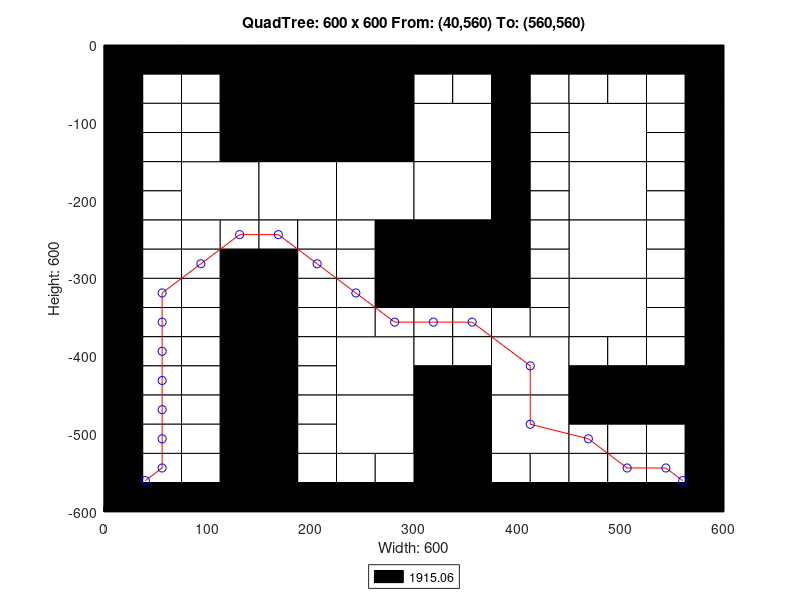

The MATLAB script that drew this image:
axis([0 600 -600 0]);
title('QuadTree: 600 x 600 From: (40,560) To: (560,560)');
xlabel('Width: 600');
ylabel('Height: 600');
rectangle('Position',[150 -150 150 150], 'FaceColor',[0 0 0]);
rectangle('Position',[75 -225 75 75], 'FaceColor',[1 1 1]);
rectangle('Position',[150 -225 75 75], 'FaceColor',[1 1 1]);
rectangle('Position',[225 -225 75 75], 'FaceColor',[1 1 1]);
rectangle('Position',[300 -150 75 75], 'FaceColor',[1 1 1]);
rectangle('Position',[450 -150 75 75], 'FaceColor',[1 1 1]);
rectangle('Position',[300 -225 75 75], 'FaceColor',[1 1 1]);
rectangle('Position',[300 -300 75 75], 'FaceColor',[0 0 0]);
rectangle('Position',[450 -225 75 75], 'FaceColor',[1 1 1]);
rectangle('Position',[450 -300 75 75], 'FaceColor',[1 1 1]);
rectangle('Position',[225 -450 75 75], 'FaceColor',[1 1 1]);
rectangle('Position',[225 -525 75 75], 'FaceColor',[1 1 1]);
rectangle('Position',[375 -450 75 75], 'FaceColor',[1 1 1]);
rectangle('Position',[450 -375 75 75], 'FaceColor',[1 1 1]);
rectangle('Position',[300 -525 75 75], 'FaceColor',[0 0 0]);
rectangle('Position',[375 -525 75 75], 'FaceColor',[1 1 1]);
rectangle('Position',[300 -600 75 75], 'FaceColor',[0 0 0]);
rectangle('Position',[0 -37.5 37.5 37.5], 'FaceColor',[0 0 0]);
rectangle('Position',[37.5 -37.5 37.5 37.5], 'FaceColor',[0 0 0]);
rectangle('Position',[0 -75 37.5 37.5], 'FaceColor',[0 0 0]);
rectangle('Position',[37.5 -75 37.5 37.5], 'FaceColor',[1 1 1]);
rectangle('Position',[75 -37.5 37.5 37.5], 'FaceColor',[0 0 0]);
rectangle('Position',[112.5 -37.5 37.5 37.5], 'FaceColor',[0 0 0]);
rectangle('Position',[75 -75 37.5 37.5], 'FaceColor',[1 1 1]);
rectangle('Position',[112.5 -75 37.5 37.5], 'FaceColor',[0 0 0]);
rectangle('Position',[0 -112.5 37.5 37.5], 'FaceColor',[0 0 0]);
rectangle('Position',[37.5 -112.5 37.5 37.5], 'FaceColor',[1 1 1]);
rectangle('Position',[0 -150 37.5 37.5], 'FaceColor',[0 0 0]);
rectangle('Position',[37.5 -150 37.5 37.5], 'FaceColor',[1 1 1]);
rectangle('Position',[75 -112.5 37.5 37.5], 'FaceColor',[1 1 1]);
rectangle('Position',[112.5 -112.5 37.5 37.5], 'FaceColor',[0 0 0]);
rectangle('Position',[75 -150 37.5 37.5], 'FaceColor',[1 1 1]);
rectangle('Position',[112.5 -150 37.5 37.5], 'FaceColor',[0 0 0]);
rectangle('Position',[0 -187.5 37.5 37.5], 'FaceColor',[0 0 0]);
rectangle('Position',[37.5 -187.5 37.5 37.5], 'FaceColor',[1 1 1]);
rectangle('Position',[0 -225 37.5 37.5], 'FaceColor',[0 0 0]);
rectangle('Position',[37.5 -225 37.5 37.5], 'FaceColor',[1 1 1]);
rectangle('Position',[0 -262.5 37.5 37.5], 'FaceColor',[0 0 0]);
rectangle('Position',[37.5 -262.5 37.5 37.5], 'FaceColor',[1 1 1]);
rectangle('Position',[0 -300 37.5 37.5], 'FaceColor',[0 0 0]);
rectangle('Position',[37.5 -300 37.5 37.5], 'FaceColor',[1 1 1]);
rectangle('Position',[75 -262.5 37.5 37.5], 'FaceColor',[1 1 1]);
rectangle('Position',[112.5 -262.5 37.5 37.5], 'FaceColor',[1 1 1]);
rectangle('Position',[75 -300 37.5 37.5], 'FaceColor',[1 1 1]);
rectangle('Position',[112.5 -300 37.5 37.5], 'FaceColor',[0 0 0]);
rectangle('Position',[150 -262.5 37.5 37.5], 'FaceColor',[1 1 1]);
rectangle('Position',[187.5 -262.5 37.5 37.5], 'FaceColor',[1 1 1]);
rectangle('Position',[150 -300 37.5 37.5], 'FaceColor',[0 0 0]);
rectangle('Position',[187.5 -300 37.5 37.5], 'FaceColor',[1 1 1]);
rectangle('Position',[225 -262.5 37.5 37.5], 'FaceColor',[1 1 1]);
rectangle('Position',[262.5 -262.5 37.5 37.5], 'FaceColor',[0 0 0]);
rectangle('Position',[225 -300 37.5 37.5], 'FaceColor',[1 1 1]);
rectangle('Position',[262.5 -300 37.5 37.5], 'FaceColor',[0 0 0]);
rectangle('Position',[300 -37.5 37.5 37.5], 'FaceColor',[0 0 0]);
rectangle('Position',[337.5 -37.5 37.5 37.5], 'FaceColor',[0 0 0]);
rectangle('Position',[300 -75 37.5 37.5], 'FaceColor',[1 1 1]);
rectangle('Position',[337.5 -75 37.5 37.5], 'FaceColor',[1 1 1]);
rectangle('Position',[375 -37.5 37.5 37.5], 'FaceColor',[0 0 0]);
rectangle('Position',[412.5 -37.5 37.5 37.5], 'FaceColor',[0 0 0]);
rectangle('Position',[375 -75 37.5 37.5], 'FaceColor',[0 0 0]);
rectangle('Position',[412.5 -75 37.5 37.5], 'FaceColor',[1 1 1]);
rectangle('Position',[375 -112.5 37.5 37.5], 'FaceColor',[0 0 0]);
rectangle('Position',[412.5 -112.5 37.5 37.5], 'FaceColor',[1 1 1]);
rectangle('Position',[375 -150 37.5 37.5], 'FaceColor',[0 0 0]);
rectangle('Position',[412.5 -150 37.5 37.5], 'FaceColor',[1 1 1]);
rectangle('Position',[450 -37.5 37.5 37.5], 'FaceColor',[0 0 0]);
rectangle('Position',[487.5 -37.5 37.5 37.5], 'FaceColor',[0 0 0]);
rectangle('Position',[450 -75 37.5 37.5], 'FaceColor',[1 1 1]);
rectangle('Position',[487.5 -75 37.5 37.5], 'FaceColor',[1 1 1]);
rectangle('Position',[525 -37.5 37.5 37.5], 'FaceColor',[0 0 0]);
rectangle('Position',[562.5 -37.5 37.5 37.5], 'FaceColor',[0 0 0]);
rectangle('Position',[525 -75 37.5 37.5], 'FaceColor',[1 1 1]);
rectangle('Position',[562.5 -75 37.5 37.5], 'FaceColor',[0 0 0]);
rectangle('Position',[525 -112.5 37.5 37.5], 'FaceColor',[1 1 1]);
rectangle('Position',[562.5 -112.5 37.5 37.5], 'FaceColor',[0 0 0]);
rectangle('Position',[525 -150 37.5 37.5], 'FaceColor',[1 1 1]);
rectangle('Position',[562.5 -150 37.5 37.5], 'FaceColor',[0 0 0]);
rectangle('Position',[375 -187.5 37.5 37.5], 'FaceColor',[0 0 0]);
rectangle('Position',[412.5 -187.5 37.5 37.5], 'FaceColor',[1 1 1]);
rectangle('Position',[375 -225 37.5 37.5], 'FaceColor',[0 0 0]);
rectangle('Position',[412.5 -225 37.5 37.5], 'FaceColor',[1 1 1]);
rectangle('Position',[375 -262.5 37.5 37.5], 'FaceColor',[0 0 0]);
rectangle('Position',[412.5 -262.5 37.5 37.5], 'FaceColor',[1 1 1]);
rectangle('Position',[375 -300 37.5 37.5], 'FaceColor',[0 0 0]);
rectangle('Position',[412.5 -300 37.5 37.5], 'FaceColor',[1 1 1]);
rectangle('Position',[525 -187.5 37.5 37.5], 'FaceColor',[1 1 1]);
rectangle('Position',[562.5 -187.5 37.5 37.5], 'FaceColor',[0 0 0]);
rectangle('Position',[525 -225 37.5 37.5], 'FaceColor',[1 1 1]);
rectangle('Position',[562.5 -225 37.5 37.5], 'FaceColor',[0 0 0]);
rectangle('Position',[525 -262.5 37.5 37.5], 'FaceColor',[1 1 1]);
rectangle('Position',[562.5 -262.5 37.5 37.5], 'FaceColor',[0 0 0]);
rectangle('Position',[525 -300 37.5 37.5], 'FaceColor',[1 1 1]);
rectangle('Position',[562.5 -300 37.5 37.5], 'FaceColor',[0 0 0]);
rectangle('Position',[0 -337.5 37.5 37.5], 'FaceColor',[0 0 0]);
rectangle('Position',[37.5 -337.5 37.5 37.5], 'FaceColor',[1 1 1]);
rectangle('Position',[0 -375 37.5 37.5], 'FaceColor',[0 0 0]);
rectangle('Position',[37.5 -375 37.5 37.5], 'FaceColor',[1 1 1]);
rectangle('Position',[75 -337.5 37.5 37.5], 'FaceColor',[1 1 1]);
rectangle('Position',[112.5 -337.5 37.5 37.5], 'FaceColor',[0 0 0]);
rectangle('Position',[75 -375 37.5 37.5], 'FaceColor',[1 1 1]);
rectangle('Position',[112.5 -375 37.5 37.5], 'FaceColor',[0 0 0]);
rectangle('Position',[0 -412.5 37.5 37.5], 'FaceColor',[0 0 0]);
rectangle('Position',[37.5 -412.5 37.5 37.5], 'FaceColor',[1 1 1]);
rectangle('Position',[0 -450 37.5 37.5], 'FaceColor',[0 0 0]);
rectangle('Position',[37.5 -450 37.5 37.5], 'FaceColor',[1 1 1]);
rectangle('Position',[75 -412.5 37.5 37.5], 'FaceColor',[1 1 1]);
rectangle('Position',[112.5 -412.5 37.5 37.5], 'FaceColor',[0 0 0]);
rectangle('Position',[75 -450 37.5 37.5], 'FaceColor',[1 1 1]);
rectangle('Position',[112.5 -450 37.5 37.5], 'FaceColor',[0 0 0]);
rectangle('Position',[150 -337.5 37.5 37.5], 'FaceColor',[0 0 0]);
rectangle('Position',[187.5 -337.5 37.5 37.5], 'FaceColor',[1 1 1]);
rectangle('Position',[150 -375 37.5 37.5], 'FaceColor',[0 0 0]);
rectangle('Position',[187.5 -375 37.5 37.5], 'FaceColor',[1 1 1]);
rectangle('Position',[225 -337.5 37.5 37.5], 'FaceColor',[1 1 1]);
rectangle('Position',[262.5 -337.5 37.5 37.5], 'FaceColor',[0 0 0]);
rectangle('Position',[225 -375 37.5 37.5], 'FaceColor',[1 1 1]);
rectangle('Position',[262.5 -375 37.5 37.5], 'FaceColor',[1 1 1]);
rectangle('Position',[150 -412.5 37.5 37.5], 'FaceColor',[0 0 0]);
rectangle('Position',[187.5 -412.5 37.5 37.5], 'FaceColor',[1 1 1]);
rectangle('Position',[150 -450 37.5 37.5], 'FaceColor',[0 0 0]);
rectangle('Position',[187.5 -450 37.5 37.5], 'FaceColor',[1 1 1]);
rectangle('Position',[0 -487.5 37.5 37.5], 'FaceColor',[0 0 0]);
rectangle('Position',[37.5 -487.5 37.5 37.5], 'FaceColor',[1 1 1]);
rectangle('Position',[0 -525 37.5 37.5], 'FaceColor',[0 0 0]);
rectangle('Position',[37.5 -525 37.5 37.5], 'FaceColor',[1 1 1]);
rectangle('Position',[75 -487.5 37.5 37.5], 'FaceColor',[1 1 1]);
rectangle('Position',[112.5 -487.5 37.5 37.5], 'FaceColor',[0 0 0]);
rectangle('Position',[75 -525 37.5 37.5], 'FaceColor',[1 1 1]);
rectangle('Position',[112.5 -525 37.5 37.5], 'FaceColor',[0 0 0]);
rectangle('Position',[0 -562.5 37.5 37.5], 'FaceColor',[0 0 0]);
rectangle('Position',[37.5 -562.5 37.5 37.5], 'FaceColor',[1 1 1]);
rectangle('Position',[0 -600 37.5 37.5], 'FaceColor',[0 0 0]);
rectangle('Position',[37.5 -600 37.5 37.5], 'FaceColor',[0 0 0]);
rectangle('Position',[75 -562.5 37.5 37.5], 'FaceColor',[1 1 1]);
rectangle('Position',[112.5 -562.5 37.5 37.5], 'FaceColor',[0 0 0]);
rectangle('Position',[75 -600 37.5 37.5], 'FaceColor',[0 0 0]);
rectangle('Position',[112.5 -600 37.5 37.5], 'FaceColor',[0 0 0]);
rectangle('Position',[150 -487.5 37.5 37.5], 'FaceColor',[0 0 0]);
rectangle('Position',[187.5 -487.5 37.5 37.5], 'FaceColor',[1 1 1]);
rectangle('Position',[150 -525 37.5 37.5], 'FaceColor',[0 0 0]);
rectangle('Position',[187.5 -525 37.5 37.5], 'FaceColor',[1 1 1]);
rectangle('Position',[150 -562.5 37.5 37.5], 'FaceColor',[0 0 0]);
rectangle('Position',[187.5 -562.5 37.5 37.5], 'FaceColor',[1 1 1]);
rectangle('Position',[150 -600 37.5 37.5], 'FaceColor',[0 0 0]);
rectangle('Position',[187.5 -600 37.5 37.5], 'FaceColor',[0 0 0]);
rectangle('Position',[225 -562.5 37.5 37.5], 'FaceColor',[1 1 1]);
rectangle('Position',[262.5 -562.5 37.5 37.5], 'FaceColor',[1 1 1]);
rectangle('Position',[225 -600 37.5 37.5], 'FaceColor',[0 0 0]);
rectangle('Position',[262.5 -600 37.5 37.5], 'FaceColor',[0 0 0]);
rectangle('Position',[300 -337.5 37.5 37.5], 'FaceColor',[0 0 0]);
rectangle('Position',[337.5 -337.5 37.5 37.5], 'FaceColor',[0 0 0]);
rectangle('Position',[300 -375 37.5 37.5], 'FaceColor',[1 1 1]);
rectangle('Position',[337.5 -375 37.5 37.5], 'FaceColor',[1 1 1]);
rectangle('Position',[375 -337.5 37.5 37.5], 'FaceColor',[0 0 0]);
rectangle('Position',[412.5 -337.5 37.5 37.5], 'FaceColor',[1 1 1]);
rectangle('Position',[375 -375 37.5 37.5], 'FaceColor',[1 1 1]);
rectangle('Position',[412.5 -375 37.5 37.5], 'FaceColor',[1 1 1]);
rectangle('Position',[300 -412.5 37.5 37.5], 'FaceColor',[1 1 1]);
rectangle('Position',[337.5 -412.5 37.5 37.5], 'FaceColor',[1 1 1]);
rectangle('Position',[300 -450 37.5 37.5], 'FaceColor',[0 0 0]);
rectangle('Position',[337.5 -450 37.5 37.5], 'FaceColor',[0 0 0]);
rectangle('Position',[525 -337.5 37.5 37.5], 'FaceColor',[1 1 1]);
rectangle('Position',[562.5 -337.5 37.5 37.5], 'FaceColor',[0 0 0]);
rectangle('Position',[525 -375 37.5 37.5], 'FaceColor',[1 1 1]);
rectangle('Position',[562.5 -375 37.5 37.5], 'FaceColor',[0 0 0]);
rectangle('Position',[450 -412.5 37.5 37.5], 'FaceColor',[1 1 1]);
rectangle('Position',[487.5 -412.5 37.5 37.5], 'FaceColor',[1 1 1]);
rectangle('Position',[450 -450 37.5 37.5], 'FaceColor',[0 0 0]);
rectangle('Position',[487.5 -450 37.5 37.5], 'FaceColor',[0 0 0]);
rectangle('Position',[525 -412.5 37.5 37.5], 'FaceColor',[1 1 1]);
rectangle('Position',[562.5 -412.5 37.5 37.5], 'FaceColor',[0 0 0]);
rectangle('Position',[525 -450 37.5 37.5], 'FaceColor',[0 0 0]);
rectangle('Position',[562.5 -450 37.5 37.5], 'FaceColor',[0 0 0]);
rectangle('Position',[375 -562.5 37.5 37.5], 'FaceColor',[1 1 1]);
rectangle('Position',[412.5 -562.5 37.5 37.5], 'FaceColor',[1 1 1]);
rectangle('Position',[375 -600 37.5 37.5], 'FaceColor',[0 0 0]);
rectangle('Position',[412.5 -600 37.5 37.5], 'FaceColor',[0 0 0]);
rectangle('Position',[450 -487.5 37.5 37.5], 'FaceColor',[0 0 0]);
rectangle('Position',[487.5 -487.5 37.5 37.5], 'FaceColor',[0 0 0]);
rectangle('Position',[450 -525 37.5 37.5], 'FaceColor',[1 1 1]);
rectangle('Position',[487.5 -525 37.5 37.5], 'FaceColor',[1 1 1]);
rectangle('Position',[525 -487.5 37.5 37.5], 'FaceColor',[0 0 0]);
rectangle('Position',[562.5 -487.5 37.5 37.5], 'FaceColor',[0 0 0]);
rectangle('Position',[525 -525 37.5 37.5], 'FaceColor',[1 1 1]);
rectangle('Position',[562.5 -525 37.5 37.5], 'FaceColor',[0 0 0]);
rectangle('Position',[450 -562.5 37.5 37.5], 'FaceColor',[1 1 1]);
rectangle('Position',[487.5 -562.5 37.5 37.5], 'FaceColor',[1 1 1]);
rectangle('Position',[450 -600 37.5 37.5], 'FaceColor',[0 0 0]);
rectangle('Position',[487.5 -600 37.5 37.5], 'FaceColor',[0 0 0]);
rectangle('Position',[525 -562.5 37.5 37.5], 'FaceColor',[1 1 1]);
rectangle('Position',[562.5 -562.5 37.5 37.5], 'FaceColor',[0 0 0]);
rectangle('Position',[525 -600 37.5 37.5], 'FaceColor',[0 0 0]);
rectangle('Position',[562.5 -600 37.5 37.5], 'FaceColor',[0 0 0]);
X=[560,543.75,506.25,468.75,412.5,412.5,356.25,318.75,281.25,243.75,206.25,168.75,131.25,93.75,56.25,56.25,56.25,56.25,56.25,56.25,56.25,40];
Y=[-560,-543.75,-543.75,-506.25,-487.5,-412.5,-356.25,-356.25,-356.25,-318.75,-281.25,-243.75,-243.75,-281.25,-318.75,-356.25,-393.75,-431.25,-468.75,-506.25,-543.75,-560];
hold on;
plot(X,Y,'r');
plot(X,Y,'bo');
legend('1915.06','Location','southoutside');
